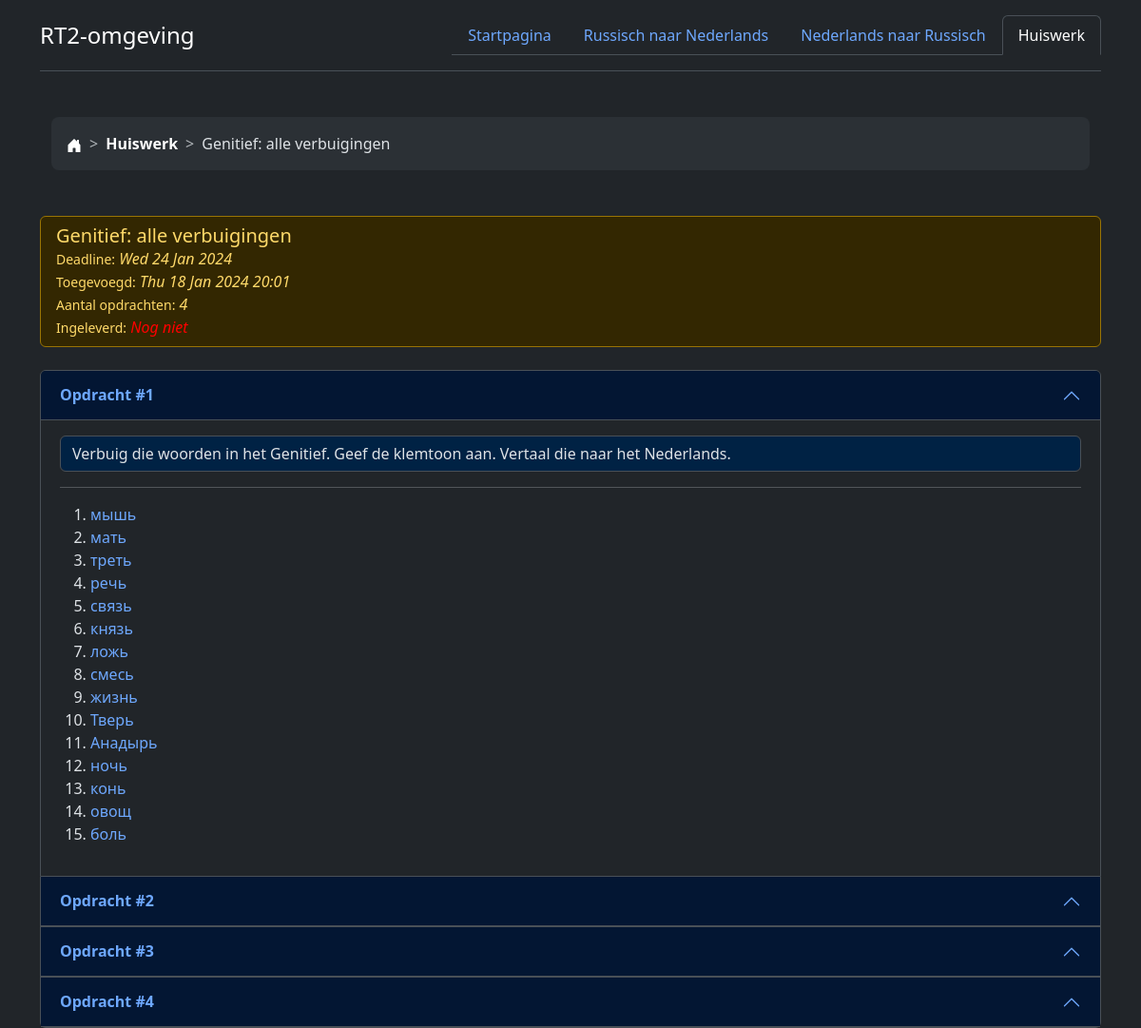
/huiswerk/7/, run on an earlier commit of the app's database.
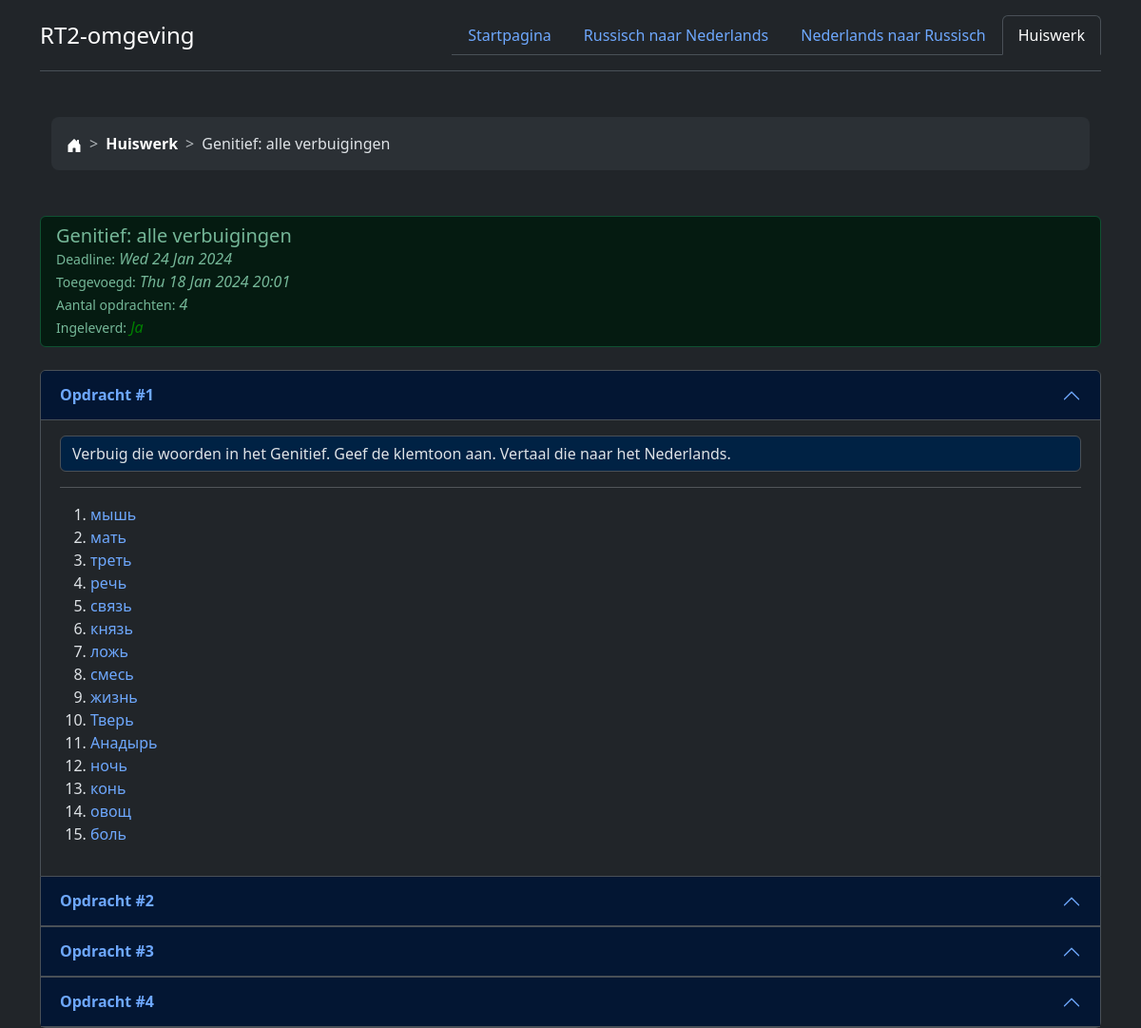
And on a later commit of the database.
### Vocabulaire/models.py (models this page shows, shortened)
class Homework(models.Model):
    created = models.DateTimeField(null=True, blank=True)
    visible = models.BooleanField(default=False)
    deadline = models.DateField()
    topic = models.CharField(max_length=200)
    done = models.BooleanField()
    def __str__(self):
        return self.topic

class Task(models.Model):
    homework = models.ForeignKey(Homework, on_delete=models.CASCADE)
    description = models.TextField()
    content = RichTextField()

### Vocabulaire/views.py (the view)
# urls.py: path("huiswerk/<homework_id>/", views.tasks, name='tasks'),
def tasks(request, homework_id):
    homework = Homework.objects.get(id=homework_id)
    tasks = homework.task_set.all()
    breadcrumb = ['homework', 'tasks']
    breadcrumb_names = [unquote(page) for page in reverse('tasks', args=[
        homework_id]).strip(
        "/").split("/")]
    breadcrumb_names[-1] = str(homework)
    today = date.today()
    context = {
        'breadcrumb': list(zip(breadcrumb, breadcrumb_names)),
        'homework': homework,
        'tasks': tasks,
        'today': today,
    }
    return render(request, "Vocabulaire/tasks.html", context)

### templates/Vocabulaire/tasks.html (shortened to what this page needs)
{% extends 'Vocabulaire/base.html' %}
{% block content %}
    <ul class="list-group">
      <li class="list-group-item{% if homework.done %} list-group-item-success{% elif homework.deadline < today %} list-group-item-warning{% endif %}">
          <div class="card-body">
            <h5 class="card-title">{{ homework|capfirst }}</h5>
              <small>Deadline:</small> <i>{{ homework.deadline|date:"D d M Y" }}</i><br>
              <small>Toegevoegd:</small> <i>{{ homework.created|date:"D d M Y" }} {{ homework.created|time:"H:i" }}</i><br>
              <small>Aantal opdrachten:</small> <i>{{ homework.task_set.all|length }}</i><br>
            <small>Ingeleverd:</small> <i>{% if homework.done %}<span style="color: green">Ja</span>{% else %}<span style="color: red">Nog niet</span>{% endif %}</i>
          </div>
      </li>
  </ul>
<br>
<div class="accordion" id="accordionExample">
{% for task in tasks %}
  <div class="accordion-item">
    <h2 class="accordion-header">
      <button class="accordion-button" type="button" data-bs-toggle="collapse" data-bs-target="#task{{ task.id }}" aria-expanded="true" aria-controls="collapseOne">
        <b>Opdracht #{{ forloop.counter }}</b>
      </button>
    </h2>
    <div id="task{{ task.id }}" class="accordion-collapse collapse{% if forloop.first %} show{% endif %}" data-bs-parent="#accordionExample">
      <div class="accordion-body">
        <span class="form-control" style="background-color: #002244">
          {{ task.description|capfirst }}
        </span>
        <hr>
        {{ task.content|safe }}
      </div>
    </div>
  </div>
{% empty %}
  Helemaal geen idee hoe het gebeurd is, maar er zijn geen opdrachten voor dit huiswerk!
{% endfor %}
</div>
{% endblock %}

### templates/Vocabulaire/base.html (shortened to what this page needs)
<!DOCTYPE html>
<html lang="en" data-bs-theme="dark">
<head>
  <link href="https://cdn.jsdelivr.net/npm/bootstrap@5.3.2/dist/css/bootstrap.min.css" rel="stylesheet"
>
  <link href="https://getbootstrap.com/docs/5.3/examples/breadcrumbs/breadcrumbs.css" rel="stylesheet">
</head>
<body>
  <div class="container">
    <header class="d-flex flex-wrap justify-content-center py-3 mb-4 border-bottom">
      <a href="/" class="d-flex align-items-center mb-3 mb-md-0 me-md-auto link-body-emphasis text-decoration-none">
        <span class="fs-4">RT2-omgeving</span>
      </a>
      <ul class="nav nav-tabs">
        <li class="nav-item"><a href="/" class="nav-link{% if not breadcrumb.0.1 %} active" aria-current="page{% endif %}">Startpagina</a></li>
        <li class="nav-item"><a href="{% url 'russian' %}" class="nav-link{% if breadcrumb.0.1 == 'russisch' %} active" aria-current="page{% endif %}">Russisch naar Nederlands</a></li>
        <li class="nav-item"><a href="{% url 'dutch' %}" class="nav-link{% if breadcrumb.0.1 == 'nederlands' %} active" aria-current="page{% endif %}">Nederlands naar Russisch</a></li>
        <li class="nav-item"><a href="{% url 'homework' %}" class="nav-link{% if breadcrumb.0.1 == 'huiswerk' %} active" aria-current="page{% endif %}">Huiswerk</a></li>
      </ul>
    </header>
  </div>
<div class="container">
  <div class="container my-5">
    <nav style="--bs-breadcrumb-divider: '>';" aria-label="breadcrumb">
      <ol class="breadcrumb breadcrumb-chevron p-3 bg-body-tertiary rounded-3">
        <li class="breadcrumb-item">
          <a class="link-body-emphasis" href={% url 'index' %}>
            <svg class="bi" width="16" height="16">
              <use xlink:href="#house-door-fill" fill="white"></use>
            </svg>
        </li>
        {% for link, name in breadcrumb %}
          <li class="breadcrumb-item">
            {% if not forloop.last %}<a class="link-body-emphasis fw-semibold text-decoration-none" href="{% url link %}">{{ name|capfirst }}</a>
            {% else %}{{ name|capfirst }}{% endif %}
          </li>
        {% endfor %}
      </ol>
    </nav>
  </div>
  {% block content %}{% endblock %}
</div>
</body>
</html>

What changed in the data, as far as the page shows it:
changed Homework "Genitief: alle verbuigingen": done False → True (drawn)
Also different on the page:
text no longer shown: "Nog niet"
text now shown: "Ja"
